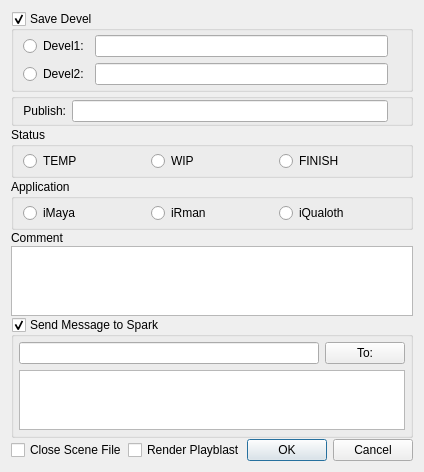
<?xml version="1.0" encoding="UTF-8"?>
<ui version="4.0">
 <class>Dialog</class>
 <widget class="QDialog" name="Dialog">
  <property name="geometry">
   <rect>
    <x>0</x>
    <y>0</y>
    <width>407</width>
    <height>426</height>
   </rect>
  </property>
  <property name="windowTitle">
   <string>Dialog</string>
  </property>
  <layout class="QVBoxLayout" name="verticalLayout">
   <property name="spacing">
    <number>1</number>
   </property>
   <item>
    <widget class="QGroupBox" name="groupBox">
     <property name="title">
      <string>Save Devel</string>
     </property>
     <property name="checkable">
      <bool>true</bool>
     </property>
     <layout class="QGridLayout" name="gridLayout">
      <property name="topMargin">
       <number>4</number>
      </property>
      <property name="bottomMargin">
       <number>4</number>
      </property>
      <item row="0" column="0">
       <widget class="QRadioButton" name="Devel1_radioButton">
        <property name="text">
         <string>Devel1:</string>
        </property>
       </widget>
      </item>
      <item row="0" column="1">
       <widget class="QLineEdit" name="Devel1_lineEdit">
        <property name="readOnly">
         <bool>true</bool>
        </property>
       </widget>
      </item>
      <item row="1" column="0">
       <widget class="QRadioButton" name="Devel2_radioButton">
        <property name="text">
         <string>Devel2:</string>
        </property>
       </widget>
      </item>
      <item row="1" column="1">
       <widget class="QLineEdit" name="Devel2_lineEdit">
        <property name="readOnly">
         <bool>true</bool>
        </property>
       </widget>
      </item>
      <item row="0" column="2">
       <widget class="QLabel" name="Devel1_label">
        <property name="text">
         <string/>
        </property>
       </widget>
      </item>
      <item row="1" column="2">
       <widget class="QLabel" name="Devel2_label">
        <property name="text">
         <string/>
        </property>
       </widget>
      </item>
     </layout>
    </widget>
   </item>
   <item>
    <widget class="QGroupBox" name="groupBox_4">
     <property name="title">
      <string/>
     </property>
     <layout class="QGridLayout" name="gridLayout_6">
      <property name="leftMargin">
       <number>9</number>
      </property>
      <property name="topMargin">
       <number>1</number>
      </property>
      <property name="rightMargin">
       <number>9</number>
      </property>
      <property name="bottomMargin">
       <number>1</number>
      </property>
      <item row="0" column="0">
       <widget class="QLabel" name="label_3">
        <property name="text">
         <string>Publish:</string>
        </property>
        <property name="alignment">
         <set>Qt::AlignRight|Qt::AlignTrailing|Qt::AlignVCenter</set>
        </property>
       </widget>
      </item>
      <item row="0" column="1">
       <widget class="QLineEdit" name="Publish_lineEdit">
        <property name="readOnly">
         <bool>true</bool>
        </property>
       </widget>
      </item>
      <item row="0" column="2">
       <widget class="QLabel" name="Publish_label">
        <property name="text">
         <string/>
        </property>
       </widget>
      </item>
     </layout>
    </widget>
   </item>
   <item>
    <widget class="QGroupBox" name="groupBox_2">
     <property name="title">
      <string>Status</string>
     </property>
     <layout class="QGridLayout" name="gridLayout_4">
      <property name="topMargin">
       <number>4</number>
      </property>
      <property name="bottomMargin">
       <number>4</number>
      </property>
      <item row="0" column="0">
       <layout class="QHBoxLayout" name="horizontalLayout_8">
        <item>
         <widget class="QRadioButton" name="Temp_radioButton">
          <property name="text">
           <string>TEMP</string>
          </property>
         </widget>
        </item>
        <item>
         <widget class="QRadioButton" name="Wip_radioButton">
          <property name="text">
           <string>WIP</string>
          </property>
         </widget>
        </item>
        <item>
         <widget class="QRadioButton" name="Finish_radioButton">
          <property name="text">
           <string>FINISH</string>
          </property>
         </widget>
        </item>
       </layout>
      </item>
     </layout>
    </widget>
   </item>
   <item>
    <widget class="QGroupBox" name="groupBox_3">
     <property name="title">
      <string>Application</string>
     </property>
     <layout class="QGridLayout" name="gridLayout_5">
      <property name="topMargin">
       <number>4</number>
      </property>
      <property name="bottomMargin">
       <number>4</number>
      </property>
      <item row="0" column="0">
       <layout class="QHBoxLayout" name="horizontalLayout_9">
        <item>
         <widget class="QRadioButton" name="Maya_radioButton">
          <property name="text">
           <string>iMaya</string>
          </property>
         </widget>
        </item>
        <item>
         <widget class="QRadioButton" name="Rman_radioButton">
          <property name="text">
           <string>iRman</string>
          </property>
         </widget>
        </item>
        <item>
         <widget class="QRadioButton" name="Qualoth_radioButton">
          <property name="text">
           <string>iQualoth</string>
          </property>
         </widget>
        </item>
       </layout>
      </item>
     </layout>
    </widget>
   </item>
   <item>
    <widget class="QLabel" name="label_7">
     <property name="text">
      <string>Comment</string>
     </property>
    </widget>
   </item>
   <item>
    <widget class="QTextEdit" name="commentTextEdit"/>
   </item>
   <item>
    <widget class="QGroupBox" name="sendMsg_gbox">
     <property name="title">
      <string>Send Message to Spark</string>
     </property>
     <property name="flat">
      <bool>false</bool>
     </property>
     <property name="checkable">
      <bool>true</bool>
     </property>
     <layout class="QGridLayout" name="gridLayout_2">
      <property name="margin">
       <number>5</number>
      </property>
      <item row="1" column="0">
       <widget class="QLineEdit" name="tojid_lineEdit"/>
      </item>
      <item row="1" column="1">
       <widget class="QPushButton" name="touser_btn">
        <property name="text">
         <string>To:</string>
        </property>
       </widget>
      </item>
      <item row="2" column="0" colspan="2">
       <widget class="QTextEdit" name="msg_textedit">
        <property name="maximumSize">
         <size>
          <width>16777215</width>
          <height>60</height>
         </size>
        </property>
       </widget>
      </item>
     </layout>
    </widget>
   </item>
   <item>
    <spacer name="verticalSpacer">
     <property name="orientation">
      <enum>Qt::Vertical</enum>
     </property>
     <property name="sizeHint" stdset="0">
      <size>
       <width>20</width>
       <height>40</height>
      </size>
     </property>
    </spacer>
   </item>
   <item>
    <layout class="QHBoxLayout" name="horizontalLayout">
     <item>
      <widget class="QCheckBox" name="checkBox_close">
       <property name="text">
        <string>Close Scene File</string>
       </property>
      </widget>
     </item>
     <item>
      <widget class="QCheckBox" name="recordPreview_chk">
       <property name="text">
        <string>Render Playblast</string>
       </property>
      </widget>
     </item>
     <item>
      <widget class="QDialogButtonBox" name="buttonBox">
       <property name="orientation">
        <enum>Qt::Horizontal</enum>
       </property>
       <property name="standardButtons">
        <set>QDialogButtonBox::Cancel|QDialogButtonBox::Ok</set>
       </property>
      </widget>
     </item>
    </layout>
   </item>
  </layout>
 </widget>
 <resources/>
 <connections>
  <connection>
   <sender>buttonBox</sender>
   <signal>accepted()</signal>
   <receiver>Dialog</receiver>
   <slot>accept()</slot>
   <hints>
    <hint type="sourcelabel">
     <x>248</x>
     <y>254</y>
    </hint>
    <hint type="destinationlabel">
     <x>157</x>
     <y>274</y>
    </hint>
   </hints>
  </connection>
  <connection>
   <sender>buttonBox</sender>
   <signal>rejected()</signal>
   <receiver>Dialog</receiver>
   <slot>reject()</slot>
   <hints>
    <hint type="sourcelabel">
     <x>316</x>
     <y>260</y>
    </hint>
    <hint type="destinationlabel">
     <x>286</x>
     <y>274</y>
    </hint>
   </hints>
  </connection>
 </connections>
</ui>
